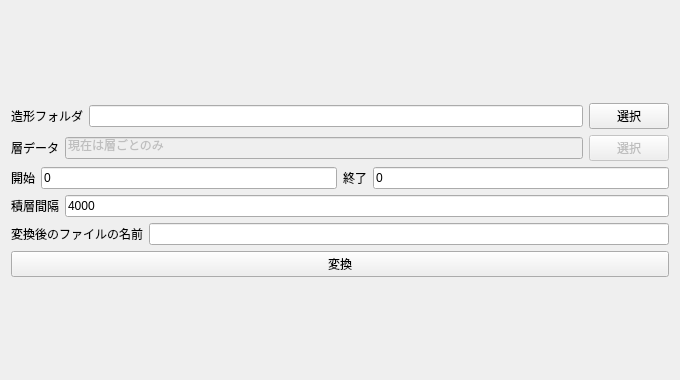
<?xml version="1.0" encoding="UTF-8"?>
<ui version="4.0">
 <class>ConvertPanel</class>
 <widget class="QWidget" name="ConvertPanel">
  <property name="geometry">
   <rect>
    <x>0</x>
    <y>0</y>
    <width>680</width>
    <height>380</height>
   </rect>
  </property>
  <property name="windowTitle">
   <string>Form</string>
  </property>
  <layout class="QGridLayout" name="gridLayout">
   <item row="0" column="0">
    <layout class="QVBoxLayout" name="verticalLayout">
     <item>
      <layout class="QHBoxLayout" name="horizontalLayout_2">
       <item>
        <widget class="QLabel" name="label">
         <property name="text">
          <string>造形フォルダ</string>
         </property>
        </widget>
       </item>
       <item>
        <widget class="QLineEdit" name="modelDirLineEdit">
         <property name="enabled">
          <bool>true</bool>
         </property>
        </widget>
       </item>
       <item>
        <widget class="QPushButton" name="openFolderPathButton">
         <property name="text">
          <string>選択</string>
         </property>
        </widget>
       </item>
      </layout>
     </item>
     <item>
      <layout class="QHBoxLayout" name="horizontalLayout">
       <item>
        <widget class="QLabel" name="label_2">
         <property name="text">
          <string>層データ</string>
         </property>
        </widget>
       </item>
       <item>
        <widget class="QLineEdit" name="layerLineEdit">
         <property name="enabled">
          <bool>false</bool>
         </property>
         <property name="text">
          <string>現在は層ごとのみ</string>
         </property>
        </widget>
       </item>
       <item>
        <widget class="QPushButton" name="openLayerFolderButton">
         <property name="enabled">
          <bool>false</bool>
         </property>
         <property name="text">
          <string>選択</string>
         </property>
        </widget>
       </item>
      </layout>
     </item>
     <item>
      <layout class="QHBoxLayout" name="horizontalLayout_3">
       <item>
        <widget class="QLabel" name="label_4">
         <property name="text">
          <string>開始</string>
         </property>
        </widget>
       </item>
       <item>
        <widget class="QLineEdit" name="startLayerLineEdit">
         <property name="text">
          <string>0</string>
         </property>
        </widget>
       </item>
       <item>
        <widget class="QLabel" name="label_5">
         <property name="text">
          <string>終了</string>
         </property>
        </widget>
       </item>
       <item>
        <widget class="QLineEdit" name="endLayerLineEdit">
         <property name="text">
          <string>0</string>
         </property>
        </widget>
       </item>
      </layout>
     </item>
     <item>
      <layout class="QHBoxLayout" name="horizontalLayout_4">
       <item>
        <widget class="QLabel" name="label_3">
         <property name="text">
          <string>積層間隔</string>
         </property>
        </widget>
       </item>
       <item>
        <widget class="QLineEdit" name="layerPitchLineEdit">
         <property name="text">
          <string>4000</string>
         </property>
        </widget>
       </item>
      </layout>
     </item>
     <item>
      <layout class="QHBoxLayout" name="horizontalLayout_5">
       <item>
        <widget class="QLabel" name="label_6">
         <property name="text">
          <string>変換後のファイルの名前</string>
         </property>
        </widget>
       </item>
       <item>
        <widget class="QLineEdit" name="covertNameLineEdit">
         <property name="text">
          <string/>
         </property>
        </widget>
       </item>
      </layout>
     </item>
     <item>
      <widget class="QPushButton" name="convertPushButton">
       <property name="text">
        <string>変換</string>
       </property>
      </widget>
     </item>
    </layout>
   </item>
  </layout>
 </widget>
 <resources/>
 <connections/>
</ui>
